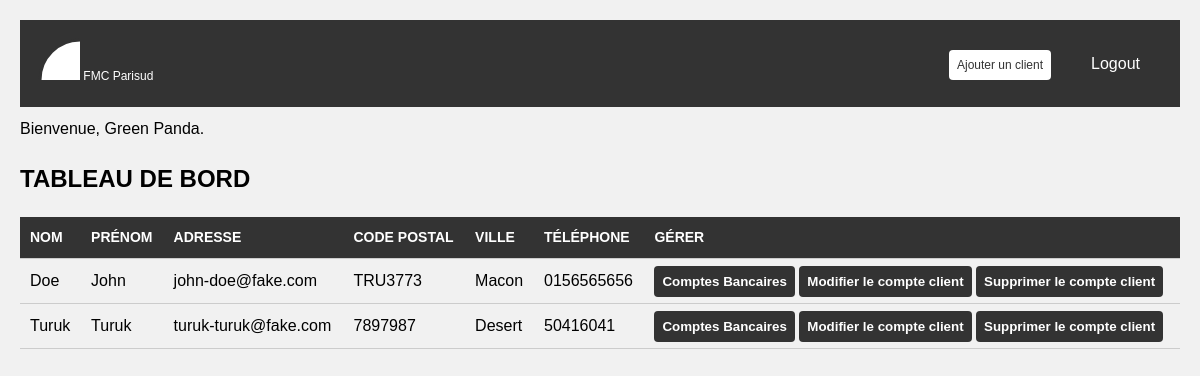
Before: /home.php (signed in) with the older database file.
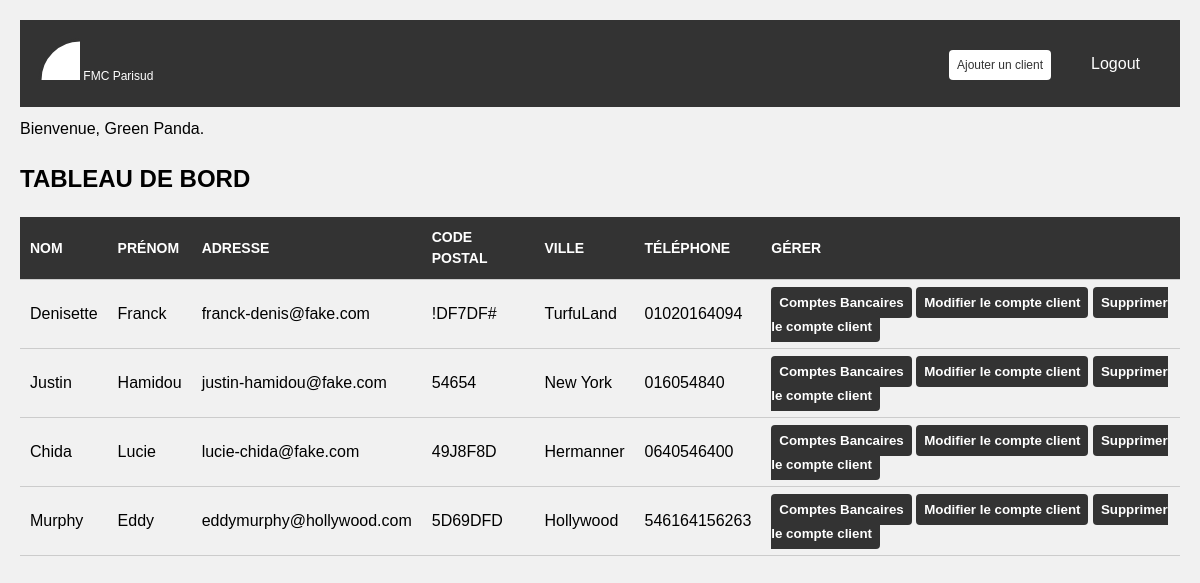
After: the same page with the newer database file.
### tables this page shows
CREATE TABLE `advisors` (
  `id` int NOT NULL,
  `email` varchar(255) NOT NULL,
  `password` varchar(255) NOT NULL,
  `lastname` varchar(255) NOT NULL,
  `firstname` varchar(255) NOT NULL,
  `gpdr` tinyint(1) NOT NULL,
  `created_at` datetime NOT NULL DEFAULT CURRENT_TIMESTAMP
);

CREATE TABLE `customers` (
  `id` int NOT NULL,
  `email` varchar(255) NOT NULL,
  `lastname` varchar(255) NOT NULL,
  `firstname` varchar(255) NOT NULL,
  `birth_date` date NOT NULL,
  `address` varchar(255) NOT NULL,
  `address_comp` varchar(255) NOT NULL,
  `zip` varchar(255) NOT NULL,
  `city` varchar(255) NOT NULL,
  `phone` varchar(255) NOT NULL,
  `gpdr` tinyint(1) NOT NULL,
  `created_at` datetime NOT NULL DEFAULT CURRENT_TIMESTAMP,
  `advisors_id` int NOT NULL
);

### home.php (the view, shortened to what this page needs)
<?php
require 'includes/connection.php';
if (isset($_SESSION['email'])) {
    $email = $_SESSION['email'];
    $sql = 'SELECT lastname, firstname, id FROM advisors WHERE email = :email';
    $query = $db->prepare($sql);
    $query->bindValue(':email', $email, PDO::PARAM_STR);
    $query->execute();
    $advisor = $query->fetch(PDO::FETCH_ASSOC);
    $sql = "SELECT * FROM customers WHERE advisors_id = :advisor_id";
    $query = $db->prepare($sql);
    $query->bindValue(':advisor_id', $advisor['id'], PDO::PARAM_INT);
    $query->execute();
    $customers = $query->fetchAll(PDO::FETCH_ASSOC);
} else {
    header("Location: login.php");
    exit();
}
?>
<!DOCTYPE html>
<html lang="fr">
<head>
    <link rel="stylesheet" href="./css/styles.min.css">
</head>
<body>
    <nav>
        <div>
            <a href=""><svg height="50" width="50">
                    <circle cx="50" cy="50" r="40" stroke="#333" stroke-width="3" fill="#fff" />
                </svg> FMC Parisud</a>
        </div>
        <ul id="advisor-actions" style="list-style-type: none; display:flex;">
            <li><a class="account-actions" href="add_customer.php?advisor_id=<?php echo $advisor['id']; ?>">Ajouter un client</a></li>
            <li><a class="logout" href="logout.php">Logout</a></li>
        </ul>
    </nav>
    <p>Bienvenue, <?php echo $advisor['lastname'] . ' ' . $advisor['firstname']; ?>.</p>
    <h2>TABLEAU DE BORD</h2>
    <table>
        <thead>
            <tr>
                <th>NOM</th>
                <th>PRÉNOM</th>
                <th>ADRESSE</th>
                <th>CODE POSTAL</th>
                <th>VILLE</th>
                <th>TÉLÉPHONE</th>
                <th>GÉRER</th>
            </tr>
        </thead>
        <tbody>
            <?php foreach ($customers as $customer) : ?>
                <tr>
                    <td><?php echo $customer['lastname']; ?></td>
                    <td><?php echo $customer['firstname']; ?></td>
                    <td><?php echo $customer['email']; ?></td>
                    <td><?php echo $customer['zip']; ?></td>
                    <td><?php echo $customer['city']; ?></td>
                    <td><?php echo $customer['phone']; ?></td>
                    <td>
                        <a class="links" href="accounts.php?customer_id=<?php echo $customer['id']; ?>">Comptes Bancaires</a>
                        <a class="links" href="edit_customer.php?customer_id=<?php echo $customer['id']; ?>">Modifier le compte client</a>
                        <a class="links" href="del_customer.php?customer_id=<?php echo $customer['id']; ?>">Supprimer le compte client</a>
                    </td>
                </tr>
            <?php endforeach; ?>
        </tbody>
    </table>
</body>
</html>

Changed rows visible on the page:
removed customers: lastname "Doe", firstname "John", email "john-doe@fake.com", zip "TRU3773", city "Macon", phone "0156565656"
removed customers: lastname "Turuk", firstname "Turuk", email "turuk-turuk@fake.com", zip "7897987", city "Desert", phone "50416041"
now on this page (row edited): customers: lastname "Denisette", firstname "Franck", email "franck-denis@fake.com", zip "!DF7DF#", city "TurfuLand", phone "01020164094"
now on this page (row edited): customers: lastname "Justin", firstname "Hamidou", email "justin-hamidou@fake.com", zip "54654", city "New York", phone "016054840"
now on this page (row edited): customers: lastname "Chida", firstname "Lucie", email "lucie-chida@fake.com", zip "49J8F8D", city "Hermanner", phone "0640546400"
added customers: lastname "Murphy", firstname "Eddy", email "eddymurphy@hollywood.com", zip "5D69DFD", city "Hollywood", phone "546164156263"
